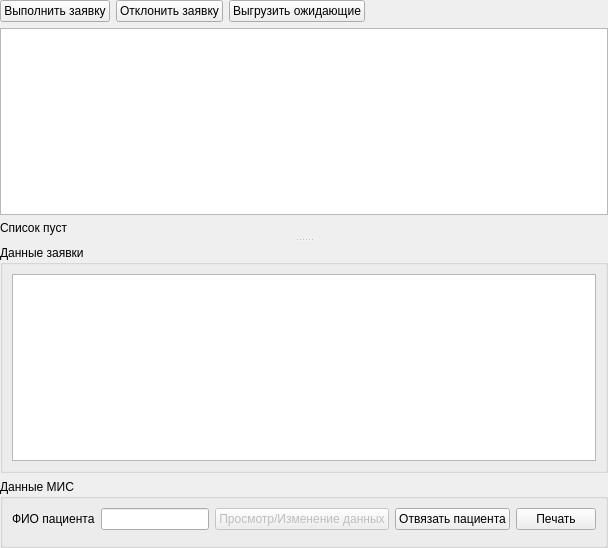
        <widget class="QWidget" name="verticalLayout_4" native="true">
         <layout class="QVBoxLayout" name="verticalLayout_5">
          <property name="margin">
           <number>0</number>
          </property>
          <item>
           <layout class="QHBoxLayout" name="horizontalLayout_2">
            <item>
             <widget class="QPushButton" name="btnApplyStatement">
              <property name="text">
               <string>Выполнить заявку</string>
              </property>
             </widget>
            </item>
            <item>
             <widget class="QPushButton" name="btnCancelStatement">
              <property name="text">
               <string>Отклонить заявку</string>
              </property>
             </widget>
            </item>
            <item>
             <widget class="QPushButton" name="btnNeedUpload">
              <property name="text">
               <string>Выгрузить ожидающие</string>
              </property>
             </widget>
            </item>
            <item>
             <spacer name="horizontalSpacer">
              <property name="orientation">
               <enum>Qt::Horizontal</enum>
              </property>
              <property name="sizeHint" stdset="0">
               <size>
                <width>40</width>
                <height>20</height>
               </size>
              </property>
             </spacer>
            </item>
           </layout>
          </item>
          <item>
           <widget class="QSplitter" name="splitter_2">
            <property name="lineWidth">
             <number>1</number>
            </property>
            <property name="orientation">
             <enum>Qt::Vertical</enum>
            </property>
            <property name="handleWidth">
             <number>10</number>
            </property>
            <property name="childrenCollapsible">
             <bool>false</bool>
            </property>
            <widget class="QWidget" name="widget" native="true">
             <layout class="QVBoxLayout" name="verticalLayout">
              <property name="margin">
               <number>0</number>
              </property>
              <item>
               <widget class="CTableView" name="tblStatements"/>
              </item>
              <item>
               <widget class="QLabel" name="lblStatementsCount">
                <property name="text">
                 <string>Список пуст</string>
                </property>
               </widget>
              </item>
             </layout>
            </widget>
            <widget class="QGroupBox" name="groupBox_StatementInfo">
             <property name="title">
              <string>Данные заявки</string>
             </property>
             <layout class="QGridLayout" name="gridLayout_2">
              <item row="0" column="0">
               <widget class="QTextEdit" name="edtStatementInfo"/>
              </item>
             </layout>
            </widget>
           </widget>
          </item>
          <item>
           <widget class="QGroupBox" name="groupBox_MISData">
            <property name="title">
             <string>Данные МИС</string>
            </property>
            <layout class="QGridLayout" name="gridLayout_3">
             <item row="0" column="0">
              <layout class="QHBoxLayout" name="horizontalLayout_3">
               <property name="bottomMargin">
                <number>6</number>
               </property>
               <item>
                <widget class="QLabel" name="lblClientFIO">
                 <property name="text">
                  <string>ФИО пациента</string>
                 </property>
                </widget>
               </item>
               <item>
                <widget class="QLineEdit" name="edtClientFIO">
                 <property name="readOnly">
                  <bool>true</bool>
                 </property>
                </widget>
               </item>
               <item>
                <widget class="QPushButton" name="btnOpenData">
                 <property name="enabled">
                  <bool>false</bool>
                 </property>
                 <property name="text">
                  <string>Просмотр/Изменение данных</string>
                 </property>
                </widget>
               </item>
               <item>
                <widget class="QPushButton" name="btnDetachClient">
                 <property name="text">
                  <string>Отвязать пациента</string>
                 </property>
                </widget>
               </item>
               <item>
                <widget class="QPushButton" name="btnPrint">
                 <property name="enabled">
                  <bool>true</bool>
                 </property>
                 <property name="text">
                  <string>Печать</string>
                 </property>
                </widget>
               </item>
              </layout>
             </item>
            </layout>
           </widget>
          </item>
         </layout>
        </widget>
